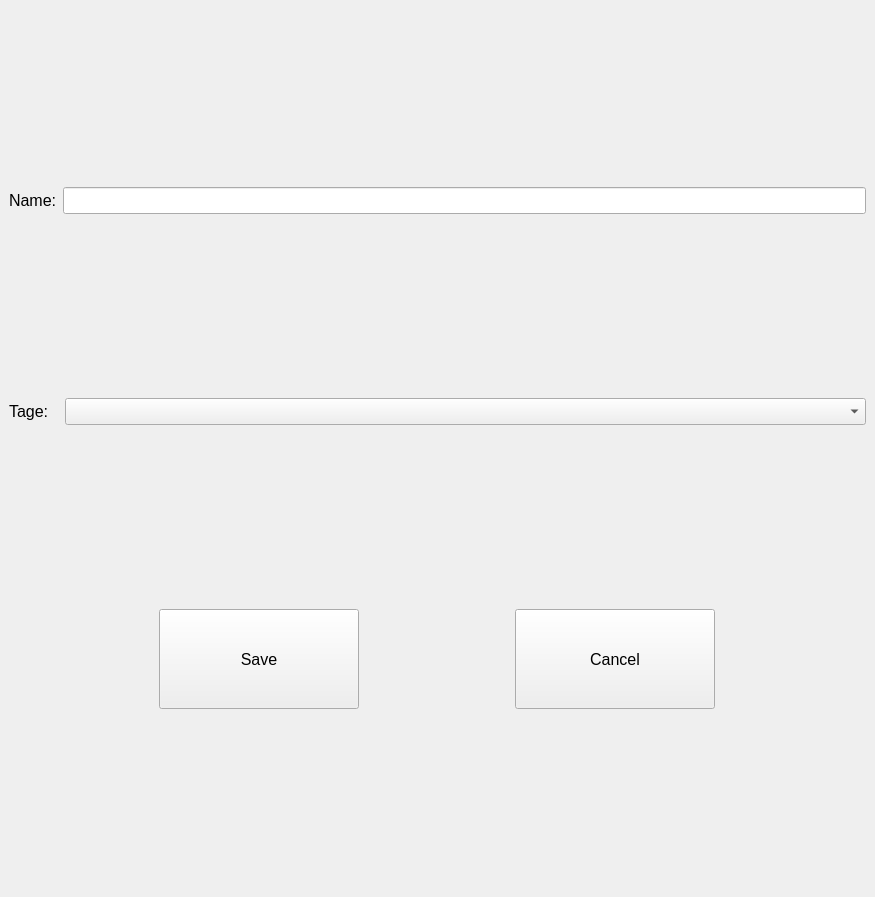
<?xml version="1.0" encoding="UTF-8"?>
<ui version="4.0">
 <class>MainWindow</class>
 <widget class="QMainWindow" name="MainWindow">
  <property name="geometry">
   <rect>
    <x>0</x>
    <y>0</y>
    <width>875</width>
    <height>897</height>
   </rect>
  </property>
  <property name="windowTitle">
   <string>MainWindow</string>
  </property>
  <widget class="QWidget" name="centralwidget">
   <layout class="QVBoxLayout" name="verticalLayout">
    <item>
     <layout class="QVBoxLayout" name="verticalLayout_2">
      <item>
       <layout class="QHBoxLayout" name="horizontalLayout">
        <item>
         <widget class="QLabel" name="label">
          <property name="font">
           <font>
            <pointsize>12</pointsize>
           </font>
          </property>
          <property name="text">
           <string>Name:</string>
          </property>
         </widget>
        </item>
        <item>
         <widget class="QLineEdit" name="lineEdit">
          <property name="font">
           <font>
            <pointsize>12</pointsize>
           </font>
          </property>
         </widget>
        </item>
       </layout>
      </item>
     </layout>
    </item>
    <item>
     <layout class="QHBoxLayout" name="horizontalLayout_3">
      <item>
       <widget class="QLabel" name="label_3">
        <property name="maximumSize">
         <size>
          <width>50</width>
          <height>16777215</height>
         </size>
        </property>
        <property name="font">
         <font>
          <pointsize>12</pointsize>
         </font>
        </property>
        <property name="text">
         <string>Tage:</string>
        </property>
       </widget>
      </item>
      <item>
       <widget class="QComboBox" name="comboBox_2">
        <property name="font">
         <font>
          <pointsize>12</pointsize>
         </font>
        </property>
       </widget>
      </item>
     </layout>
    </item>
    <item>
     <layout class="QHBoxLayout" name="horizontalLayout_4">
      <item>
       <widget class="QPushButton" name="pushButton">
        <property name="maximumSize">
         <size>
          <width>200</width>
          <height>100</height>
         </size>
        </property>
        <property name="font">
         <font>
          <pointsize>12</pointsize>
         </font>
        </property>
        <property name="text">
         <string>Save</string>
        </property>
       </widget>
      </item>
      <item>
       <widget class="QPushButton" name="pushButton_2">
        <property name="maximumSize">
         <size>
          <width>200</width>
          <height>100</height>
         </size>
        </property>
        <property name="font">
         <font>
          <pointsize>12</pointsize>
         </font>
        </property>
        <property name="text">
         <string>Cancel</string>
        </property>
       </widget>
      </item>
     </layout>
    </item>
   </layout>
  </widget>
  <action name="actionUpdate">
   <property name="text">
    <string>Update</string>
   </property>
  </action>
  <action name="actionOpen">
   <property name="text">
    <string>Open</string>
   </property>
  </action>
  <action name="actionSave">
   <property name="text">
    <string>Save</string>
   </property>
  </action>
  <action name="actionClose">
   <property name="text">
    <string>Close</string>
   </property>
  </action>
  <action name="actionRun_Script">
   <property name="text">
    <string>Run Script</string>
   </property>
  </action>
  <action name="actionUpdate_Image_Scripter_2">
   <property name="text">
    <string>Update Image Scripter 2</string>
   </property>
  </action>
  <action name="actionSave_As">
   <property name="text">
    <string>Save As</string>
   </property>
  </action>
 </widget>
 <resources/>
 <connections/>
</ui>
